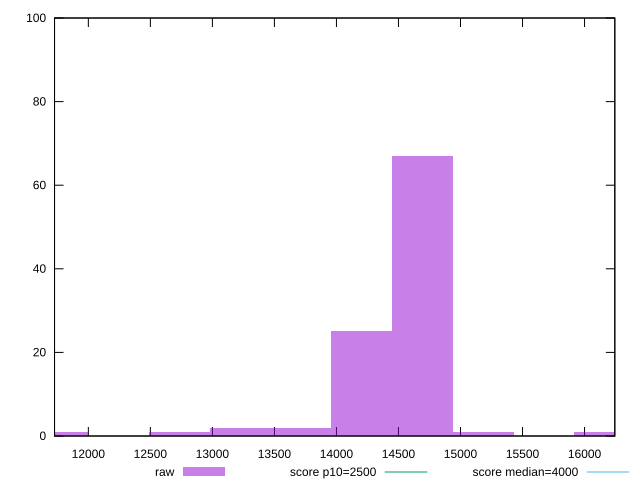

Write the gnuplot code that produced this figure.
reset

$raw <<EOF
12734.78166925189 1
16163.376734050476 1
14204.17955416557 25
14693.978849136798 67
13224.580964223118 2
15183.778144108024 1
11755.183079309438 1
13714.380259194344 2
EOF

set key outside below
set boxwidth 489.7992949712266
set xrange [11727.464499999998:16244.087499999998]
set yrange [0:100]
set trange [0:100]
set style fill transparent solid 0.5 noborder

set parametric
set terminal svg size 640, 490 enhanced background rgb 'white'
set output "report_00017_2021-02-10T15-08-03.406Z/largest-contentful-paint/samples/pages/raw/histogram.svg"

plot $raw title "raw" with boxes, \
     2500,t title "score p10=2500", \
     4000,t title "score median=4000"

reset
